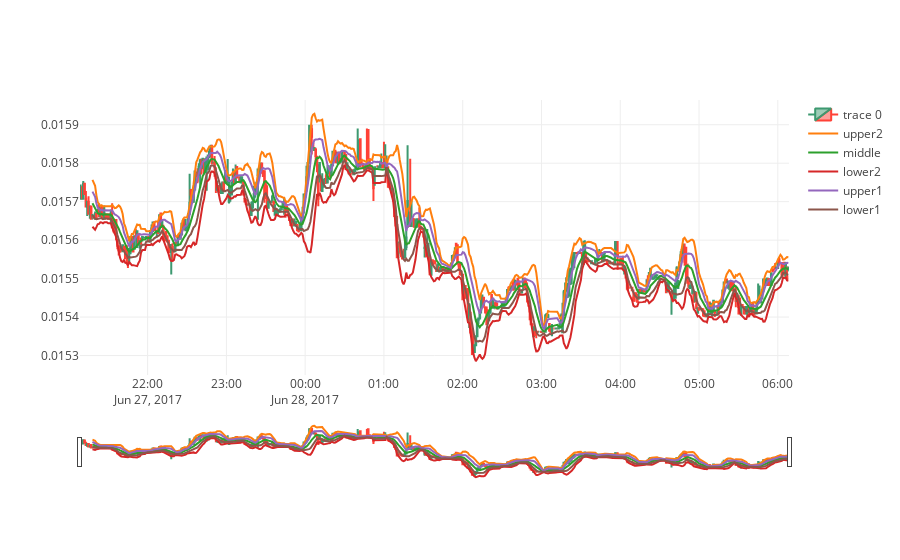

Notebook cell for this chart:
### Code cell
trace = Candlestick(bars, x=bars.index)
dates = bars.index
# http://pythontrader.blogspot.com/2015/05/ta-lib-usage-bollinger-bands.html
upper2, middle2, lower2 = talib.BBANDS(bars['close'].values*100, # goddam weird bug, can't deal with small values, but only with pandas data...wtf
                                    timeperiod=10,
                                    nbdevup=2,
                                    nbdevdn=2)#,
                                    #matype=0)  # SMA

upper1, middle1, lower1 = talib.BBANDS(bars['close'].values*100, # goddam weird bug, can't deal with small values, but only with pandas data...wtf
                                    timeperiod=10,
                                    nbdevup=1,
                                    nbdevdn=1)#,
                                    #matype=0)  # SMA

scatters = [Scatter(x=dates, y=upper2/100, name='upper2'),
           Scatter(x=dates, y=middle2/100, name='middle'),
           Scatter(x=dates, y=lower2/100, name='lower2'),
           Scatter(x=dates, y=upper1/100, name='upper1'),
           Scatter(x=dates, y=lower1/100, name='lower1')]

data = [trace] + scatters
iplot(data, filename='simple_candlestick')

### Figure 1 — Plotly figure (JSON) as saved in the notebook; plotly's stock layout.template omitted (floating-point values rounded to 4 significant figures; data arrays with more than 128 entries replaced by an {"elided": "..."} marker saying what was removed)
{"data": [{"close": {"elided": "540 float values"}, "high": {"elided": "540 float values"}, "low": {"elided": "540 float values"}, "open": {"elided": "540 float values"}, "type": "candlestick", "x": {"elided": "540 str values"}}, {"name": "upper2", "type": "scatter", "x": {"elided": "540 str values"}, "y": {"elided": "540 float values"}}, {"name": "middle", "type": "scatter", "x": {"elided": "540 str values"}, "y": {"elided": "540 float values"}}, {"name": "lower2", "type": "scatter", "x": {"elided": "540 str values"}, "y": {"elided": "540 float values"}}, {"name": "upper1", "type": "scatter", "x": {"elided": "540 str values"}, "y": {"elided": "540 float values"}}, {"name": "lower1", "type": "scatter", "x": {"elided": "540 str values"}, "y": {"elided": "540 float values"}}], "layout": {}}
